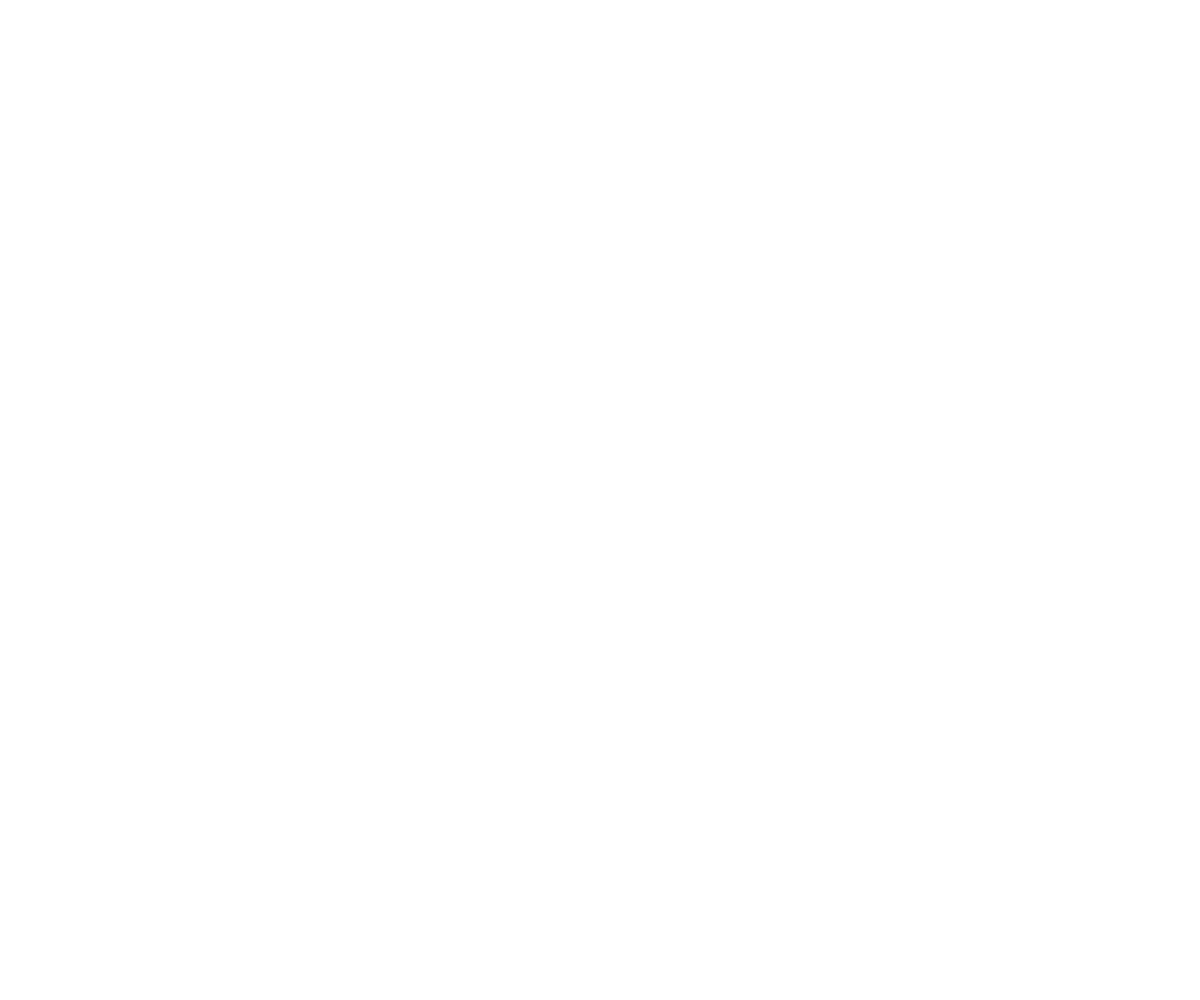
Frame 1 (no input)
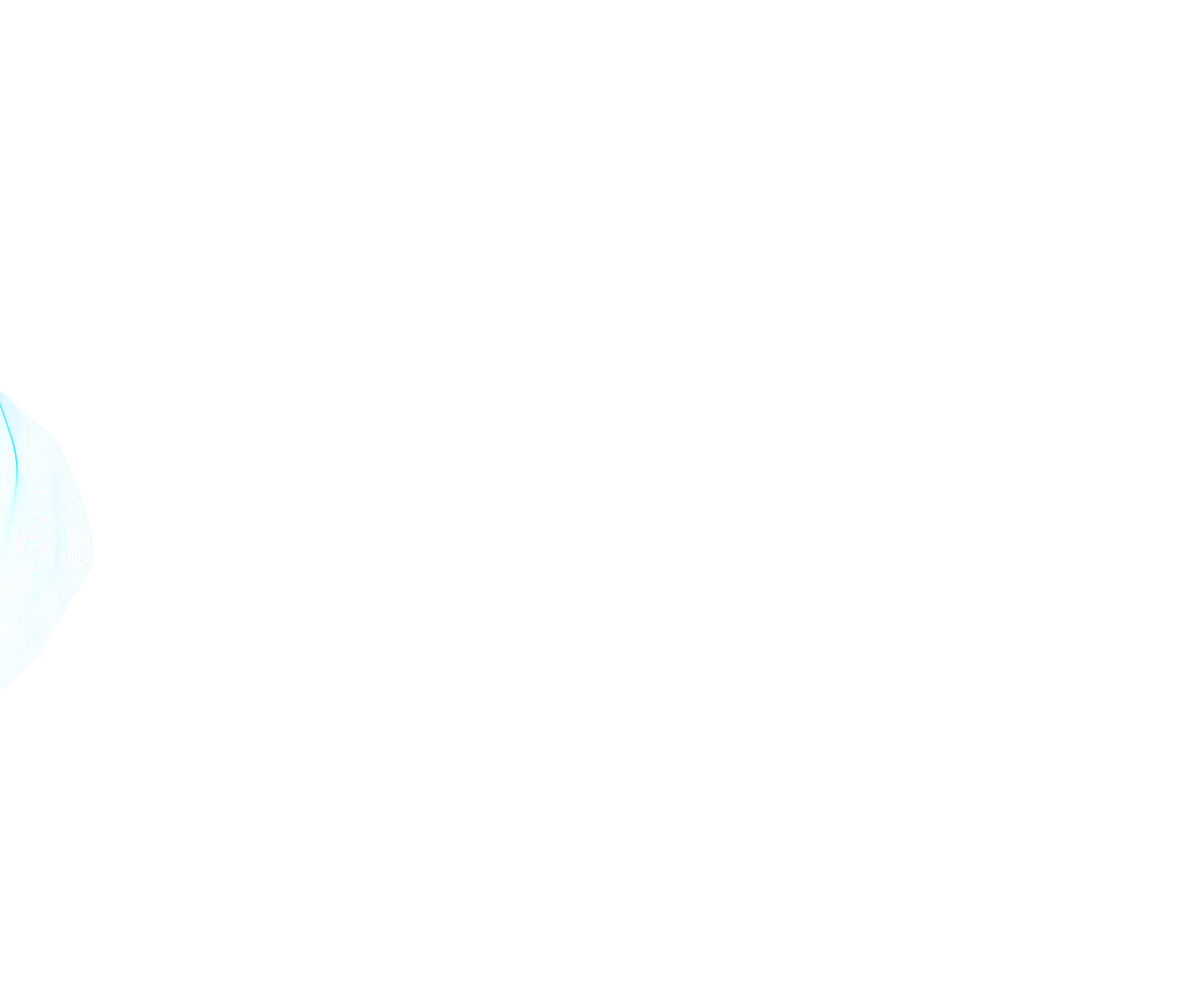
Frame 60 (no input)
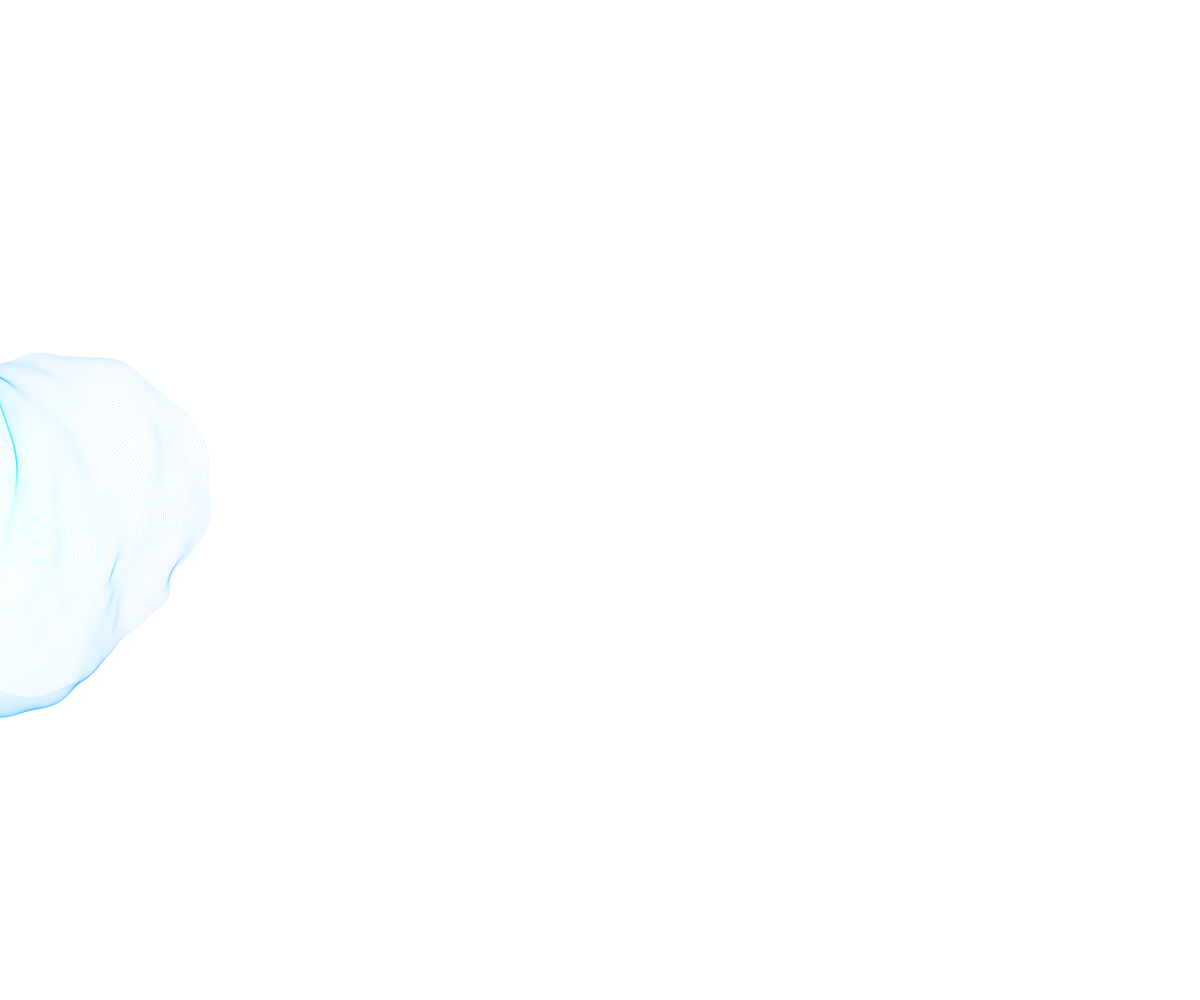
Frame 120 (the mouse pressed at the canvas centre since frame 60)

The p5.js sketch that drew these frames (run headless with seeded random() and noise() and a simulated clock; from frame 60 on, the mouse is pressed at the canvas centre):

// p5.js sketch
// ── sketch.js
var np = 300;
var startcol;

function setup() {
	createCanvas(windowWidth, windowHeight);
	background(255);
	noFill();
	noiseSeed(random(100));
	startcol = random(255);
}

function draw() {
	// background(51);
	beginShape();
	var sx, sy;
	for(var i = 0; i < np; i++) {
		var angle = map(i, 0, np, 0, TWO_PI);
		var cx = frameCount * 2 - 200;
		var cy = height / 2 + 50 * sin(frameCount / 50);
		var xx = 100 * cos(angle + cx / 10);
		var yy = 100 * sin(angle + cx / 10);
		var v = createVector(xx, yy);
		xx = (xx + cx) / 150; yy = (yy + cy) / 150;
		v.mult(1 + 1.5 * noise(xx, yy));
		vertex(cx + v.x, cy + v.y);
		if(i == 0) {
			sx = cx + v.x;
			sy = cy + v.y;
		}
	}
	colorMode(HSB);
	var hue = cx / 10 - startcol;
	if(hue < 0) hue += 255;
	stroke(hue, 100, 120);
	strokeWeight(0.1);
	vertex(sx, sy);
	endShape();
	if(frameCount > width + 500) {
		noLoop();
	}
}
